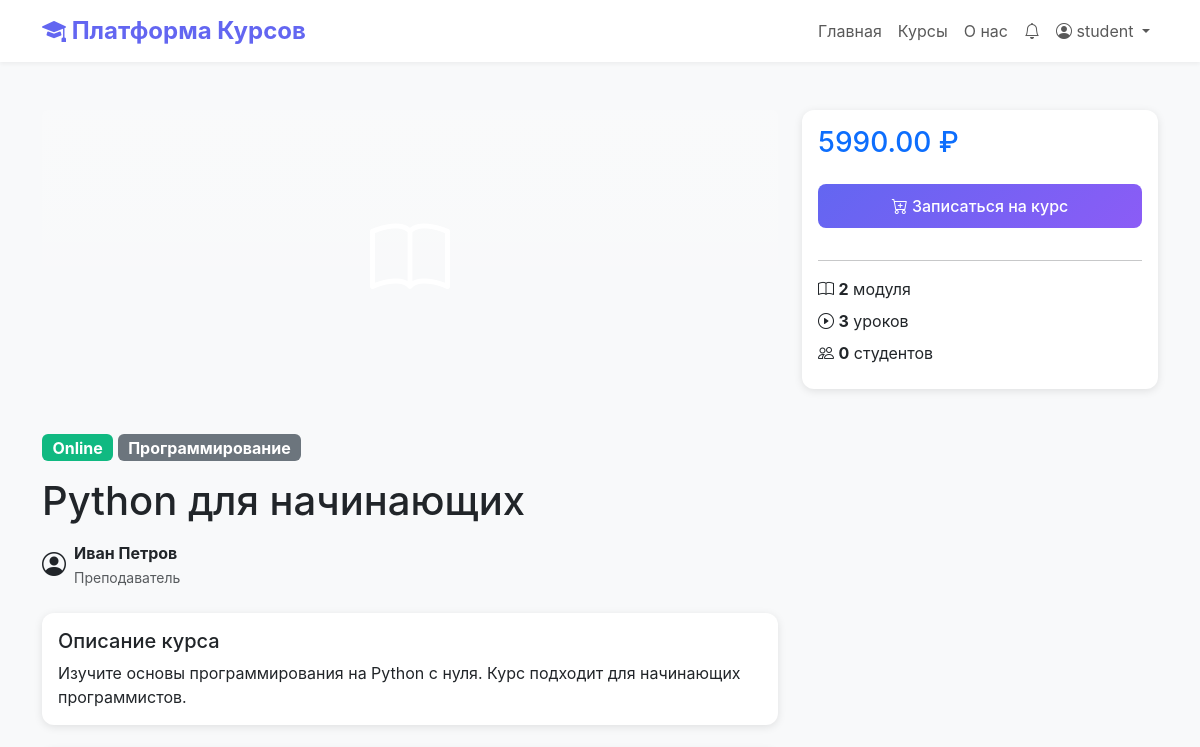
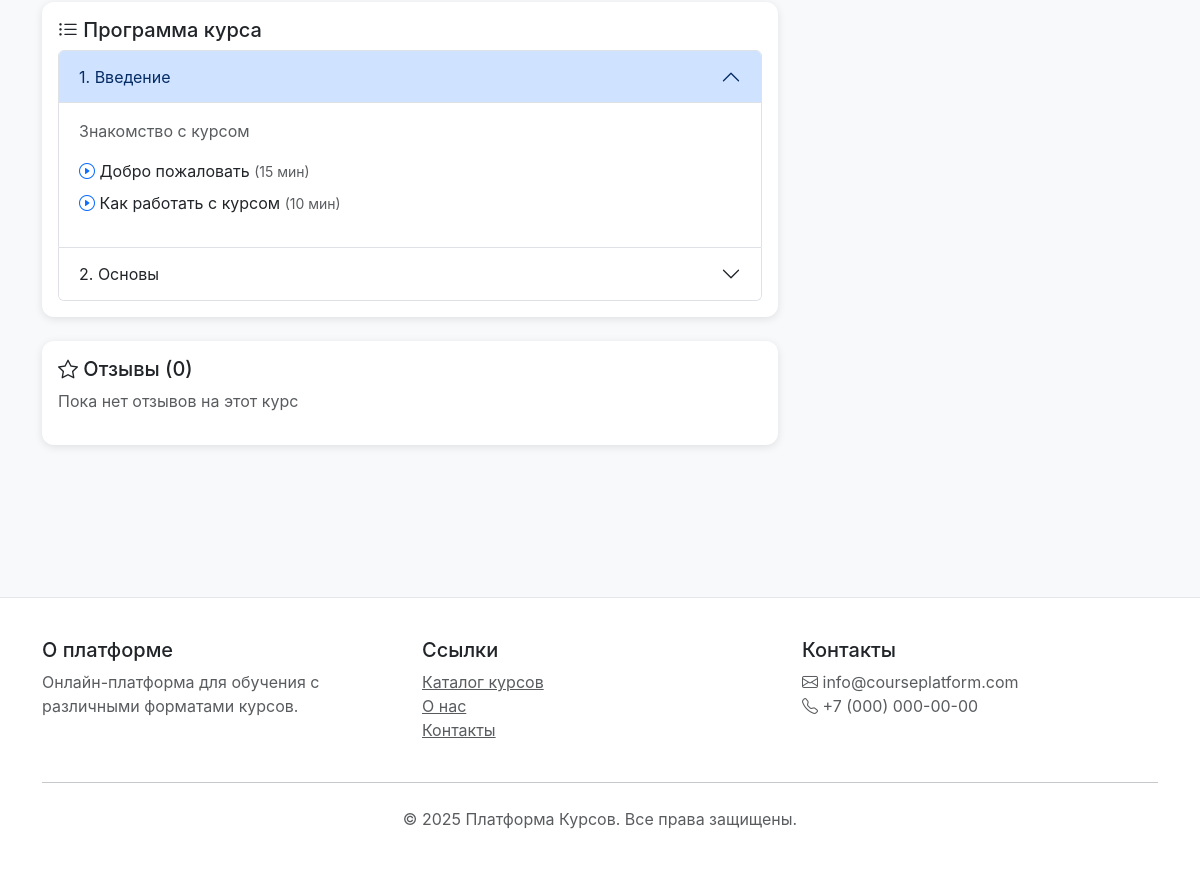
Before: /courses/python-beginners/ (signed in) with the older database file (2 pictures, top to bottom).
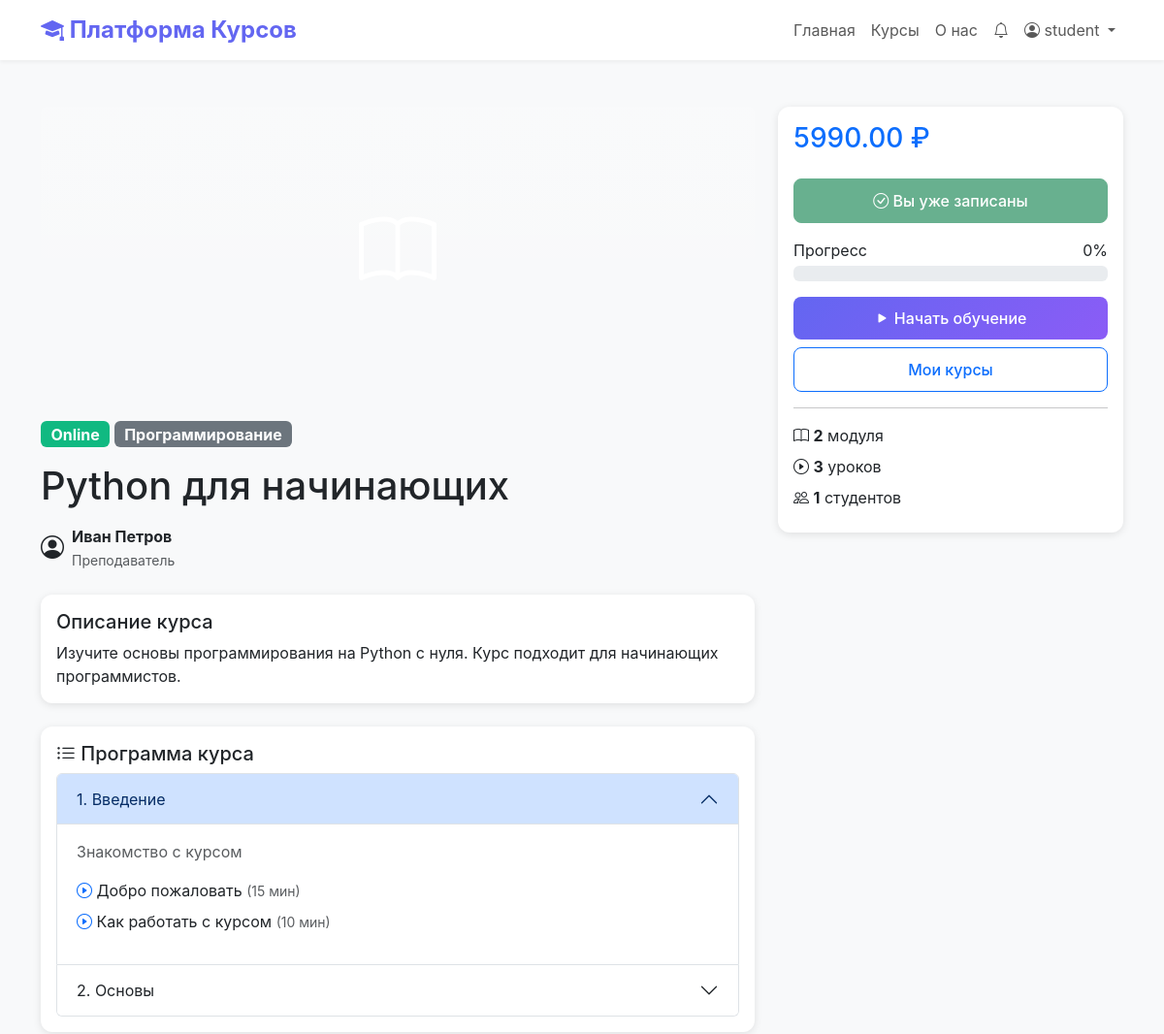
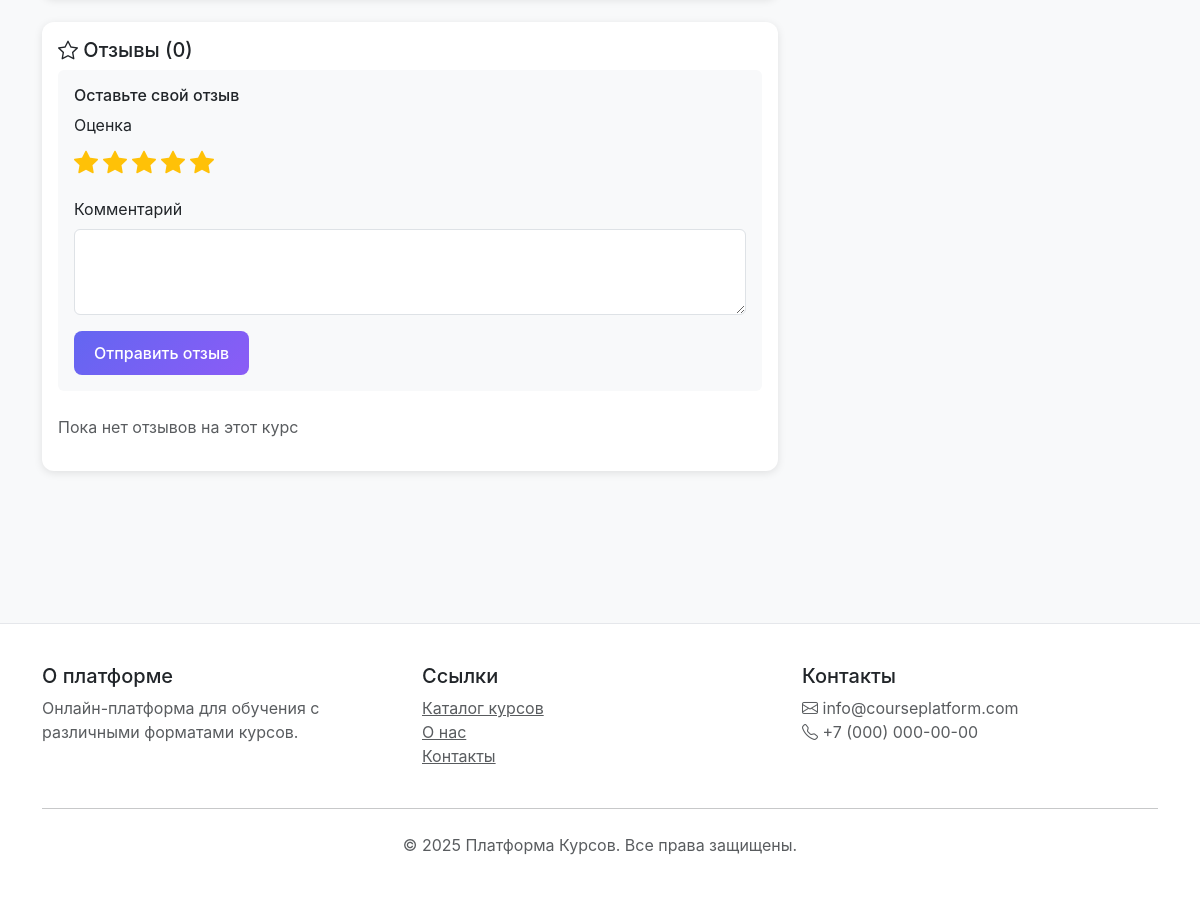
After: the same page with the newer database file (2 pictures, top to bottom).
### courses/models.py (models this page shows, shortened)
class Enrollment(models.Model):
    user = models.ForeignKey(settings.AUTH_USER_MODEL, on_delete=models.CASCADE, related_name='enrollments')
    course = models.ForeignKey(Course, on_delete=models.CASCADE, related_name='enrollments')
    enrolled_at = models.DateTimeField(auto_now_add=True)
    completed = models.BooleanField(default=False)
    completed_at = models.DateTimeField(null=True, blank=True)
    progress = models.PositiveIntegerField(default=0)  # Progress percentage
    class Meta:
        unique_together = ['user', 'course']

### courses/template_views.py (the view, shortened to what this page needs)
# urls.py: path('courses/<slug:slug>/', course_detail_view, name='course_detail'),
def course_detail_view(request, slug):
    course = get_object_or_404(Course, slug=slug, is_published=True)
    modules = course.modules.prefetch_related('lessons').all()
    reviews = course.reviews.select_related('user').all()
    is_enrolled = False
    enrollment = None
    user_review = None
    if request.user.is_authenticated:
        enrollment = Enrollment.objects.filter(user=request.user, course=course).first()
        is_enrolled = enrollment is not None
        user_review = Review.objects.filter(user=request.user, course=course).first()
    lessons_count = Lesson.objects.filter(module__course=course).count()
    enrollments_count = course.enrollments.count()
    context = {
        'course': course,
        'modules': modules,
        'reviews': reviews,
        'is_enrolled': is_enrolled,
        'enrollment': enrollment,
        'user_review': user_review,
        'lessons_count': lessons_count,
        'enrollments_count': enrollments_count,
    }
    return render(request, 'courses/course_detail.html', context)

### courses/context_processors.py (called while the page is built)
def notifications(request):
    if request.user.is_authenticated:
        unread_count = Notification.objects.filter(
            user=request.user,
            is_read=False
        ).count()
        return {'unread_notifications_count': unread_count}
    return {'unread_notifications_count': 0}

### templates/courses/course_detail.html (shortened to what the changed rows need)
{% extends 'base.html' %}
{% block content %}
<div class="container py-5">
    <div class="row">
        <div class="col-lg-8">
            <h1 class="mb-3">{{ course.title }}</h1>
            {% if modules %}
            <div class="card mb-4">
                <div class="card-body">
                    <div class="accordion" id="modulesAccordion">
                        {% for module in modules %}
                        <div class="accordion-item">
                            <h2 class="accordion-header">
                                <button class="accordion-button {% if not forloop.first %}collapsed{% endif %}" type="button"
                                        data-bs-toggle="collapse" data-bs-target="#module{{ module.id }}">
                                    {{ forloop.counter }}. {{ module.title }}
                                </button>
                            </h2>
                        </div>
                        {% endfor %}
                    </div>
                </div>
            </div>
            {% endif %}
            <div class="card mb-4">
                <div class="card-body">
                    {% if user.is_authenticated and is_enrolled and not user_review %}
                    <div class="mb-4 p-3 bg-light rounded">
                        <h6>Оставьте свой отзыв</h6>
                        <form method="post" action="{% url 'add_review' course.slug %}">
                            <div class="mb-3">
                                <label class="form-label">Оценка</label>
                                <div class="rating-stars">
                                    {% for i in "12345" %}
                                    <label>
                                        <i class="bi bi-star-fill text-warning fs-4"></i>
                                    </label>
                                    {% endfor %}
                                </div>
                            </div>
                            <div class="mb-3">
                                <label for="comment" class="form-label">Комментарий</label>
                                <textarea class="form-control" id="comment" name="comment" rows="3" required></textarea>
                            </div>
                            <button type="submit" class="btn btn-primary">Отправить отзыв</button>
                        </form>
                    </div>
                    {% endif %}
                </div>
            </div>
        </div>
        <div class="col-lg-4">
            <div class="card sticky-top" style="top: 20px;">
                <div class="card-body">
                    <h3 class="card-title text-primary mb-4">{{ course.price }} ₽</h3>
                    {% if user.is_authenticated %}
                        {% if is_enrolled %}
                        <button class="btn btn-success w-100 mb-3" disabled>
                            <i class="bi bi-check-circle"></i> Вы уже записаны
                        </button>
                        {% if enrollment %}
                        <div class="mb-3">
                            <div class="d-flex justify-content-between mb-1">
                                <span>Прогресс</span>
                                <span>{{ enrollment.progress }}%</span>
                            </div>
                            <div class="progress">
                            </div>
                        </div>
                        {% if modules and modules.0.lessons.all %}
                        <a href="{% url 'lesson_detail' course.slug modules.0.lessons.all.0.id %}" class="btn btn-primary w-100 mb-2">
                            <i class="bi bi-play-fill"></i> Начать обучение
                        </a>
                        {% endif %}
                        <a href="{% url 'my_courses' %}" class="btn btn-outline-primary w-100">Мои курсы</a>
                        {% endif %}
                        {% else %}
                        <form method="post">
                            <button type="submit" class="btn btn-primary w-100 mb-3">
                                <i class="bi bi-cart-plus"></i> Записаться на курс
                            </button>
                        </form>
                        {% endif %}
                    {% else %}
                    <a href="/login/?next={{ request.path }}" class="btn btn-primary w-100 mb-3">
                        Войдите, чтобы записаться
                    </a>
                    {% endif %}
                    <hr>
                    <div class="mb-2">
                        <i class="bi bi-book"></i>
                        <strong>{{ modules.count }}</strong> модуля
                    </div>
                    <div class="mb-2">
                        <i class="bi bi-play-circle"></i>
                        <strong>{{ lessons_count }}</strong> уроков
                    </div>
                    <div class="mb-2">
                        <i class="bi bi-people"></i>
                        <strong>{{ enrollments_count }}</strong> студентов
                    </div>
                </div>
            </div>
        </div>
    </div>
</div>
{% endblock %}

Changed rows visible on the page:
added Enrollment: progress "0"
Other visible differences:
{{ enrollments_count }}: "0" → "1"
text no longer shown: "Записаться на курс"
text now shown: "Оставьте свой отзыв Оценка Комментарий Отправить отзыв Вы уже записаны Прогресс % Начать обучение Мои курсы"
